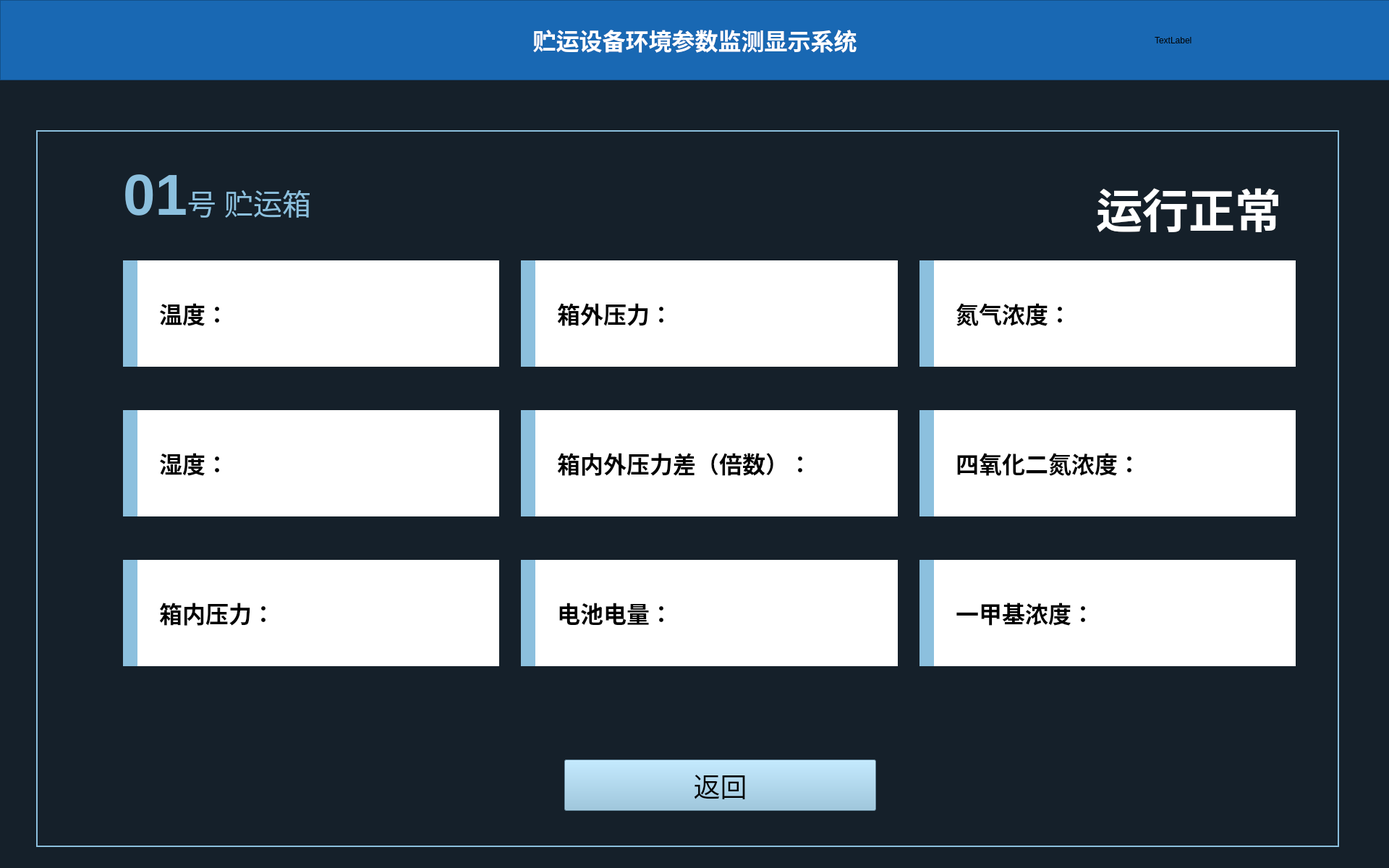
<?xml version="1.0" encoding="UTF-8"?>
<ui version="4.0">
 <class>Box1_Window</class>
 <widget class="QMainWindow" name="Box1_Window">
  <property name="geometry">
   <rect>
    <x>0</x>
    <y>0</y>
    <width>1920</width>
    <height>1200</height>
   </rect>
  </property>
  <property name="windowTitle">
   <string>MainWindow</string>
  </property>
  <property name="styleSheet">
   <string notr="true">background-color: rgb(21, 32, 42);</string>
  </property>
  <widget class="QWidget" name="centralwidget">
   <widget class="QFrame" name="frame">
    <property name="geometry">
     <rect>
      <x>0</x>
      <y>0</y>
      <width>1921</width>
      <height>111</height>
     </rect>
    </property>
    <property name="styleSheet">
     <string notr="true">background-color: rgb(25, 104, 179);</string>
    </property>
    <property name="frameShape">
     <enum>QFrame::StyledPanel</enum>
    </property>
    <property name="frameShadow">
     <enum>QFrame::Raised</enum>
    </property>
    <layout class="QHBoxLayout" name="horizontalLayout" stretch="1,4,1">
     <item>
      <widget class="QLabel" name="label">
       <property name="styleSheet">
        <string notr="true">image: url(:/jpg/images/logo.png);</string>
       </property>
       <property name="text">
        <string/>
       </property>
      </widget>
     </item>
     <item>
      <widget class="QLabel" name="label_2">
       <property name="font">
        <font>
         <family>黑体</family>
        </font>
       </property>
       <property name="styleSheet">
        <string notr="true"/>
       </property>
       <property name="text">
        <string>&lt;html&gt;&lt;head/&gt;&lt;body&gt;&lt;p&gt;&lt;span style=&quot; font-size:24pt; font-weight:600; color:#ffffff;&quot;&gt;贮运设备环境参数监测显示系统&lt;/span&gt;&lt;/p&gt;&lt;/body&gt;&lt;/html&gt;</string>
       </property>
       <property name="scaledContents">
        <bool>false</bool>
       </property>
       <property name="alignment">
        <set>Qt::AlignCenter</set>
       </property>
      </widget>
     </item>
     <item>
      <widget class="QLabel" name="label_3">
       <property name="text">
        <string>TextLabel</string>
       </property>
      </widget>
     </item>
    </layout>
   </widget>
   <widget class="QFrame" name="frame_2">
    <property name="geometry">
     <rect>
      <x>50</x>
      <y>180</y>
      <width>1801</width>
      <height>991</height>
     </rect>
    </property>
    <property name="styleSheet">
     <string notr="true">color: rgb(140, 192, 222);</string>
    </property>
    <property name="frameShape">
     <enum>QFrame::Panel</enum>
    </property>
    <property name="frameShadow">
     <enum>QFrame::Plain</enum>
    </property>
    <property name="lineWidth">
     <number>2</number>
    </property>
    <property name="midLineWidth">
     <number>0</number>
    </property>
    <widget class="QLabel" name="label_4">
     <property name="geometry">
      <rect>
       <x>120</x>
       <y>40</y>
       <width>301</width>
       <height>101</height>
      </rect>
     </property>
     <property name="text">
      <string>&lt;html&gt;&lt;head/&gt;&lt;body&gt;&lt;p&gt;&lt;span style=&quot; font-size:60pt; font-weight:1000;&quot;&gt;01&lt;/span&gt;&lt;span style=&quot; font-size:30pt; font-weight:100;&quot;&gt;号 贮运箱&lt;/span&gt;&lt;/p&gt;&lt;/body&gt;&lt;/html&gt;</string>
     </property>
    </widget>
    <widget class="QWidget" name="gridLayoutWidget">
     <property name="geometry">
      <rect>
       <x>120</x>
       <y>180</y>
       <width>1621</width>
       <height>561</height>
      </rect>
     </property>
     <layout class="QGridLayout" name="gridLayout">
      <property name="horizontalSpacing">
       <number>30</number>
      </property>
      <property name="verticalSpacing">
       <number>60</number>
      </property>
      <item row="0" column="1">
       <widget class="QLabel" name="label_6">
        <property name="styleSheet">
         <string notr="true">*{background-color: rgb(255, 255, 255);
border-left: 20px solid rgb(140, 192, 222);
color: rgb(0, 0, 0);}</string>
        </property>
        <property name="text">
         <string>&lt;html&gt;&lt;head/&gt;&lt;body&gt;&lt;p&gt;&lt;span style=&quot; font-size:24pt; font-weight:600;&quot;&gt;箱外压力：&lt;/span&gt;&lt;/p&gt;&lt;/body&gt;&lt;/html&gt;</string>
        </property>
        <property name="indent">
         <number>50</number>
        </property>
       </widget>
      </item>
      <item row="2" column="0">
       <widget class="QLabel" name="label_11">
        <property name="styleSheet">
         <string notr="true">color: rgb(0, 0, 0);
background-color: rgb(255, 255, 255);
border-left: 20px solid rgb(140, 192, 222);</string>
        </property>
        <property name="text">
         <string>&lt;html&gt;&lt;head/&gt;&lt;body&gt;&lt;p&gt;&lt;span style=&quot; font-size:24pt; font-weight:600;&quot;&gt;箱内压力：&lt;/span&gt;&lt;/p&gt;&lt;/body&gt;&lt;/html&gt;</string>
        </property>
        <property name="indent">
         <number>50</number>
        </property>
       </widget>
      </item>
      <item row="0" column="2">
       <widget class="QLabel" name="label_7">
        <property name="styleSheet">
         <string notr="true">color: rgb(0, 0, 0);
background-color: rgb(255, 255, 255);
border-left: 20px solid rgb(140, 192, 222);</string>
        </property>
        <property name="text">
         <string>&lt;html&gt;&lt;head/&gt;&lt;body&gt;&lt;p&gt;&lt;span style=&quot; font-size:24pt; font-weight:600;&quot;&gt;氮气浓度：&lt;/span&gt;&lt;/p&gt;&lt;/body&gt;&lt;/html&gt;</string>
        </property>
        <property name="indent">
         <number>50</number>
        </property>
       </widget>
      </item>
      <item row="2" column="1">
       <widget class="QLabel" name="label_12">
        <property name="enabled">
         <bool>true</bool>
        </property>
        <property name="layoutDirection">
         <enum>Qt::LeftToRight</enum>
        </property>
        <property name="autoFillBackground">
         <bool>false</bool>
        </property>
        <property name="styleSheet">
         <string notr="true">color: rgb(0, 0, 0);
background-color: rgb(255, 255, 255);
border-left: 20px solid rgb(140, 192, 222);</string>
        </property>
        <property name="frameShape">
         <enum>QFrame::NoFrame</enum>
        </property>
        <property name="frameShadow">
         <enum>QFrame::Plain</enum>
        </property>
        <property name="lineWidth">
         <number>1</number>
        </property>
        <property name="text">
         <string>&lt;html&gt;&lt;head/&gt;&lt;body&gt;&lt;p&gt;&lt;span style=&quot; font-size:24pt; font-weight:600;&quot;&gt;电池电量：&lt;/span&gt;&lt;/p&gt;&lt;/body&gt;&lt;/html&gt;</string>
        </property>
        <property name="scaledContents">
         <bool>false</bool>
        </property>
        <property name="indent">
         <number>50</number>
        </property>
       </widget>
      </item>
      <item row="1" column="1">
       <widget class="QLabel" name="label_9">
        <property name="styleSheet">
         <string notr="true">color: rgb(0, 0, 0);
background-color: rgb(255, 255, 255);
border-left: 20px solid rgb(140, 192, 222);</string>
        </property>
        <property name="text">
         <string>&lt;html&gt;&lt;head/&gt;&lt;body&gt;&lt;p&gt;&lt;span style=&quot; font-size:24pt; font-weight:600;&quot;&gt;箱内外压力差（倍数）：&lt;/span&gt;&lt;/p&gt;&lt;/body&gt;&lt;/html&gt;</string>
        </property>
        <property name="indent">
         <number>50</number>
        </property>
       </widget>
      </item>
      <item row="1" column="0">
       <widget class="QLabel" name="label_8">
        <property name="styleSheet">
         <string notr="true">*{background-color: rgb(255, 255, 255);
border-left: 20px solid rgb(140, 192, 222);
color: rgb(0, 0, 0);}</string>
        </property>
        <property name="text">
         <string>&lt;html&gt;&lt;head/&gt;&lt;body&gt;&lt;p&gt;&lt;span style=&quot; font-size:24pt; font-weight:600;&quot;&gt;湿度：&lt;/span&gt;&lt;/p&gt;&lt;/body&gt;&lt;/html&gt;</string>
        </property>
        <property name="indent">
         <number>50</number>
        </property>
       </widget>
      </item>
      <item row="1" column="2">
       <widget class="QLabel" name="label_10">
        <property name="styleSheet">
         <string notr="true">color: rgb(0, 0, 0);
background-color: rgb(255, 255, 255);
border-left: 20px solid rgb(140, 192, 222);</string>
        </property>
        <property name="text">
         <string>&lt;html&gt;&lt;head/&gt;&lt;body&gt;&lt;p&gt;&lt;span style=&quot; font-size:24pt; font-weight:600;&quot;&gt;四氧化二氮浓度：&lt;/span&gt;&lt;/p&gt;&lt;/body&gt;&lt;/html&gt;</string>
        </property>
        <property name="indent">
         <number>50</number>
        </property>
       </widget>
      </item>
      <item row="2" column="2">
       <widget class="QLabel" name="label_13">
        <property name="styleSheet">
         <string notr="true">color: rgb(0, 0, 0);
background-color: rgb(255, 255, 255);
border-left: 20px solid rgb(140, 192, 222);</string>
        </property>
        <property name="text">
         <string>&lt;html&gt;&lt;head/&gt;&lt;body&gt;&lt;p&gt;&lt;span style=&quot; font-size:24pt; font-weight:600;&quot;&gt;一甲基浓度：&lt;/span&gt;&lt;/p&gt;&lt;/body&gt;&lt;/html&gt;</string>
        </property>
        <property name="indent">
         <number>50</number>
        </property>
       </widget>
      </item>
      <item row="0" column="0">
       <widget class="QLabel" name="label_5">
        <property name="baseSize">
         <size>
          <width>0</width>
          <height>0</height>
         </size>
        </property>
        <property name="styleSheet">
         <string notr="true">*{background-color: rgb(255, 255, 255);
border-left: 20px solid rgb(140, 192, 222);
color: rgb(0, 0, 0);}</string>
        </property>
        <property name="frameShape">
         <enum>QFrame::NoFrame</enum>
        </property>
        <property name="frameShadow">
         <enum>QFrame::Plain</enum>
        </property>
        <property name="lineWidth">
         <number>1</number>
        </property>
        <property name="midLineWidth">
         <number>0</number>
        </property>
        <property name="text">
         <string>&lt;html&gt;&lt;head/&gt;&lt;body&gt;&lt;p&gt;&lt;span style=&quot; font-size:24pt; font-weight:600;&quot;&gt;温度：&lt;/span&gt;&lt;/p&gt;&lt;/body&gt;&lt;/html&gt;</string>
        </property>
        <property name="margin">
         <number>0</number>
        </property>
        <property name="indent">
         <number>50</number>
        </property>
       </widget>
      </item>
     </layout>
    </widget>
    <widget class="QPushButton" name="pushButton">
     <property name="geometry">
      <rect>
       <x>730</x>
       <y>870</y>
       <width>431</width>
       <height>71</height>
      </rect>
     </property>
     <property name="font">
      <font>
       <family>Agency FB</family>
       <pointsize>28</pointsize>
       <weight>50</weight>
       <bold>false</bold>
      </font>
     </property>
     <property name="styleSheet">
      <string notr="true">background-color: rgb(140, 192, 222);
color: rgb(0, 0, 0);</string>
     </property>
     <property name="text">
      <string>返回</string>
     </property>
    </widget>
    <widget class="QLabel" name="label_14">
     <property name="geometry">
      <rect>
       <x>1450</x>
       <y>60</y>
       <width>271</width>
       <height>81</height>
      </rect>
     </property>
     <property name="text">
      <string>&lt;html&gt;&lt;head/&gt;&lt;body&gt;&lt;p&gt;&lt;span style=&quot; font-size:48pt; font-weight:600; color:#ffffff;&quot;&gt;运行正常&lt;/span&gt;&lt;/p&gt;&lt;/body&gt;&lt;/html&gt;</string>
     </property>
     <property name="alignment">
      <set>Qt::AlignRight|Qt::AlignTrailing|Qt::AlignVCenter</set>
     </property>
    </widget>
   </widget>
  </widget>
 </widget>
 <resources>
  <include location="../images_box.qrc"/>
 </resources>
 <connections/>
</ui>
